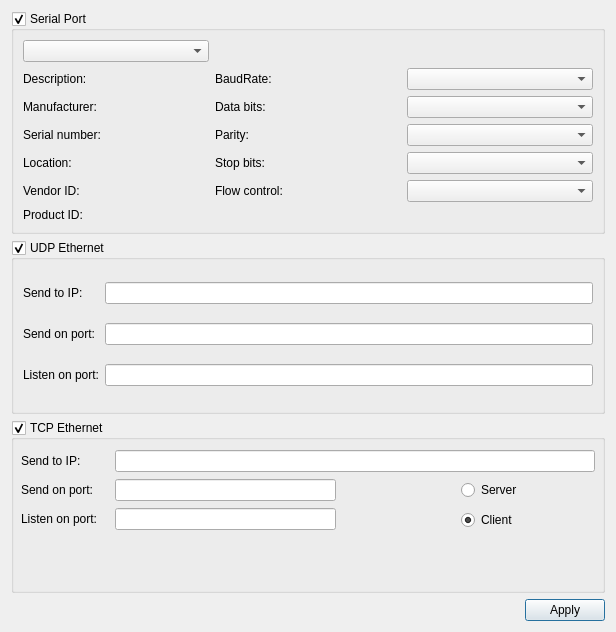
<?xml version="1.0" encoding="UTF-8"?>
<ui version="4.0">
 <class>SettingsDialog</class>
 <widget class="QDialog" name="SettingsDialog">
  <property name="geometry">
   <rect>
    <x>0</x>
    <y>0</y>
    <width>616</width>
    <height>632</height>
   </rect>
  </property>
  <property name="windowTitle">
   <string>Settings</string>
  </property>
  <layout class="QGridLayout" name="gridLayout_3">
   <item row="2" column="0" colspan="2">
    <widget class="QGroupBox" name="groupBox_TCP">
     <property name="title">
      <string>TCP Ethernet</string>
     </property>
     <property name="checkable">
      <bool>true</bool>
     </property>
     <widget class="QLabel" name="label_7">
      <property name="geometry">
       <rect>
        <x>10</x>
        <y>88</y>
        <width>88</width>
        <height>22</height>
       </rect>
      </property>
      <property name="text">
       <string>Listen on port:</string>
      </property>
     </widget>
     <widget class="QLineEdit" name="lineEdit_send_port_TCP">
      <property name="geometry">
       <rect>
        <x>104</x>
        <y>59</y>
        <width>221</width>
        <height>22</height>
       </rect>
      </property>
     </widget>
     <widget class="QLabel" name="label_8">
      <property name="geometry">
       <rect>
        <x>10</x>
        <y>59</y>
        <width>88</width>
        <height>22</height>
       </rect>
      </property>
      <property name="text">
       <string>Send on port:</string>
      </property>
     </widget>
     <widget class="QLineEdit" name="lineEdit_listen_port_TCP">
      <property name="geometry">
       <rect>
        <x>104</x>
        <y>88</y>
        <width>221</width>
        <height>22</height>
       </rect>
      </property>
     </widget>
     <widget class="QLineEdit" name="lineEdit_ip_TCP">
      <property name="geometry">
       <rect>
        <x>104</x>
        <y>30</y>
        <width>480</width>
        <height>22</height>
       </rect>
      </property>
     </widget>
     <widget class="QLabel" name="label_9">
      <property name="geometry">
       <rect>
        <x>10</x>
        <y>30</y>
        <width>88</width>
        <height>22</height>
       </rect>
      </property>
      <property name="text">
       <string>Send to IP:</string>
      </property>
     </widget>
     <widget class="QRadioButton" name="radioButtonServer">
      <property name="geometry">
       <rect>
        <x>450</x>
        <y>60</y>
        <width>100</width>
        <height>20</height>
       </rect>
      </property>
      <property name="text">
       <string>Server</string>
      </property>
     </widget>
     <widget class="QRadioButton" name="radioButtonClient">
      <property name="geometry">
       <rect>
        <x>450</x>
        <y>90</y>
        <width>100</width>
        <height>20</height>
       </rect>
      </property>
      <property name="text">
       <string>Client</string>
      </property>
      <property name="checked">
       <bool>true</bool>
      </property>
     </widget>
    </widget>
   </item>
   <item row="3" column="0" colspan="2">
    <layout class="QHBoxLayout" name="horizontalLayout">
     <item>
      <spacer name="horizontalSpacer">
       <property name="orientation">
        <enum>Qt::Horizontal</enum>
       </property>
       <property name="sizeHint" stdset="0">
        <size>
         <width>96</width>
         <height>20</height>
        </size>
       </property>
      </spacer>
     </item>
     <item>
      <widget class="QPushButton" name="applyButton">
       <property name="text">
        <string>Apply</string>
       </property>
      </widget>
     </item>
    </layout>
   </item>
   <item row="0" column="0" colspan="2">
    <widget class="QGroupBox" name="selectBox_serial_port">
     <property name="font">
      <font>
       <weight>50</weight>
       <bold>false</bold>
      </font>
     </property>
     <property name="title">
      <string>Serial Port</string>
     </property>
     <property name="flat">
      <bool>false</bool>
     </property>
     <property name="checkable">
      <bool>true</bool>
     </property>
     <layout class="QGridLayout" name="gridLayout">
      <item row="1" column="0">
       <widget class="QLabel" name="descriptionLabel">
        <property name="text">
         <string>Description:</string>
        </property>
       </widget>
      </item>
      <item row="2" column="0">
       <widget class="QLabel" name="manufacturerLabel">
        <property name="text">
         <string>Manufacturer:</string>
        </property>
       </widget>
      </item>
      <item row="3" column="0">
       <widget class="QLabel" name="serialNumberLabel">
        <property name="text">
         <string>Serial number:</string>
        </property>
       </widget>
      </item>
      <item row="5" column="0">
       <widget class="QLabel" name="locationLabel">
        <property name="text">
         <string>Location:</string>
        </property>
       </widget>
      </item>
      <item row="8" column="0">
       <widget class="QLabel" name="pidLabel">
        <property name="text">
         <string>Product ID:</string>
        </property>
       </widget>
      </item>
      <item row="6" column="0">
       <widget class="QLabel" name="vidLabel">
        <property name="text">
         <string>Vendor ID:</string>
        </property>
       </widget>
      </item>
      <item row="1" column="1">
       <widget class="QLabel" name="baudRateLabel">
        <property name="text">
         <string>BaudRate:</string>
        </property>
       </widget>
      </item>
      <item row="1" column="2">
       <widget class="QComboBox" name="baudRateBox"/>
      </item>
      <item row="2" column="1">
       <widget class="QLabel" name="dataBitsLabel">
        <property name="text">
         <string>Data bits:</string>
        </property>
       </widget>
      </item>
      <item row="2" column="2">
       <widget class="QComboBox" name="dataBitsBox"/>
      </item>
      <item row="3" column="1">
       <widget class="QLabel" name="parityLabel">
        <property name="text">
         <string>Parity:</string>
        </property>
       </widget>
      </item>
      <item row="3" column="2">
       <widget class="QComboBox" name="parityBox"/>
      </item>
      <item row="5" column="1">
       <widget class="QLabel" name="stopBitsLabel">
        <property name="text">
         <string>Stop bits:</string>
        </property>
       </widget>
      </item>
      <item row="5" column="2">
       <widget class="QComboBox" name="stopBitsBox"/>
      </item>
      <item row="6" column="1">
       <widget class="QLabel" name="flowControlLabel">
        <property name="text">
         <string>Flow control:</string>
        </property>
       </widget>
      </item>
      <item row="6" column="2">
       <widget class="QComboBox" name="flowControlBox"/>
      </item>
      <item row="0" column="0">
       <widget class="QComboBox" name="serialPortInfoListBox"/>
      </item>
     </layout>
    </widget>
   </item>
   <item row="1" column="0" colspan="2">
    <widget class="QGroupBox" name="groupBox_ethernet">
     <property name="title">
      <string>UDP Ethernet</string>
     </property>
     <property name="checkable">
      <bool>true</bool>
     </property>
     <layout class="QGridLayout" name="gridLayout_2">
      <item row="1" column="0">
       <widget class="QLabel" name="label_2">
        <property name="text">
         <string>Send on port:</string>
        </property>
       </widget>
      </item>
      <item row="0" column="0">
       <widget class="QLabel" name="label">
        <property name="text">
         <string>Send to IP:</string>
        </property>
       </widget>
      </item>
      <item row="0" column="1">
       <widget class="QLineEdit" name="lineEdit_ip"/>
      </item>
      <item row="1" column="1">
       <widget class="QLineEdit" name="lineEdit_send_port"/>
      </item>
      <item row="2" column="0">
       <widget class="QLabel" name="label_3">
        <property name="text">
         <string>Listen on port:</string>
        </property>
       </widget>
      </item>
      <item row="2" column="1">
       <widget class="QLineEdit" name="lineEdit_listen_port"/>
      </item>
     </layout>
    </widget>
   </item>
  </layout>
  <zorder>selectBox_serial_port</zorder>
  <zorder>groupBox_ethernet</zorder>
  <zorder>groupBox_TCP</zorder>
 </widget>
 <resources/>
 <connections/>
</ui>
